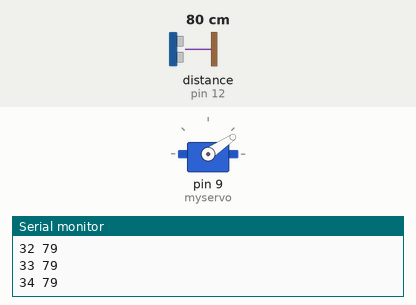
Recording of a sketch running on a simulated Arduino Uno, built with avr-gcc and run on an emulated ATmega328P. On the bench: servo, the last lines printed to the serial monitor. Wiring (inferred from the names in the program): ultrasonic range finder: trigger pin 13; echo pin 12. Inputs (shaded band) come from the test bench; at power-on: distance to the obstacle (sensor on pin 12) 80 cm. The echo pulse lasts 58.3 µs per cm.

Above: at 1.2 s.
1.3 s: distance to the obstacle (sensor on pin 12) set to 4 cm
At 1.8 s:
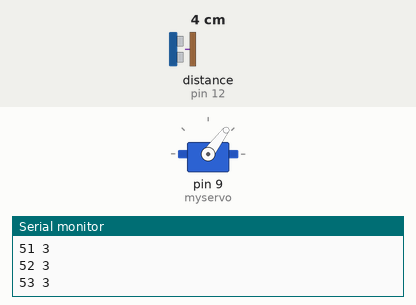
4.3 s: distance to the obstacle (sensor on pin 12) set to 60 cm
At 4.8 s:
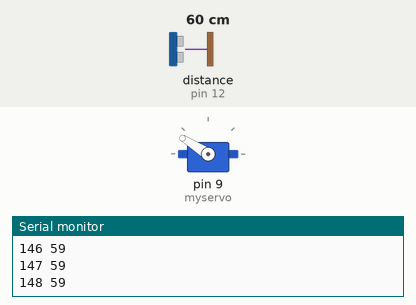
7.3 s: distance to the obstacle (sensor on pin 12) set to 120 cm
At 12.56 s:
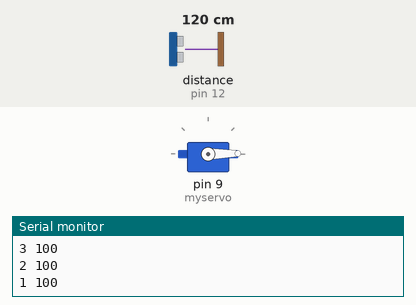
Timing chart, 0 to 19.3 s (numbered marks = the images above; inputs shaded):
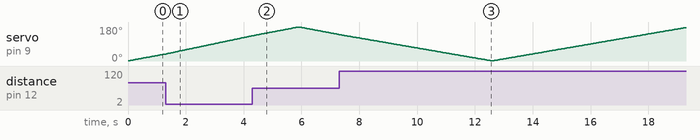

The sketch:

caner.ino
```cpp
#include <Servo.h>
#include <SoftwareSerial.h>

Servo myservo;  // create servo object to control a servo
// twelve servo objects can be created on most boards

int pos = 0;    // variable to store the servo position

#define trigPin 13
#define echoPin 12
#define maxRange 100
#define minRange 0

long getCm()
{
  long duration, distance;
  digitalWrite(trigPin, LOW);  // Added this line
  delayMicroseconds(2); // Added this line
  digitalWrite(trigPin, HIGH);
  delayMicroseconds(10); // Added this line
  digitalWrite(trigPin, LOW);
  duration = pulseIn(echoPin, HIGH);
  distance = (duration/2) / 29.1;
  distance = ( distance > maxRange ) ? maxRange: distance;
  distance = ( distance < minRange ) ? minRange: distance;
  return distance;
}


void setup() {
  pinMode(trigPin, OUTPUT);
  pinMode(echoPin, INPUT);
  myservo.attach(9);  // attaches the servo on pin 9 to the servo object
    // Open serial communications and wait for port to open:
  Serial.begin(9600);
  while (!Serial) {
    ; // wait for serial port to connect. Needed for native USB port only
  }


  //Serial.println("Goodnight moon!");


}

void loop() {
  for (pos = 1; pos <= 180; pos += 1) { // goes from 0 degrees to 180 degrees
    // in steps of 1 degree
    myservo.write(pos);
    Serial.print(pos); Serial.print( " "); Serial.println(getCm());// tell servo to go to position in variable 'pos'
    delay(30);
    // waits 15ms for the servo to reach the position

  }
  for (pos = 180; pos > 0; pos -= 1) { // goes from 180 degrees to 0 degrees
    myservo.write(pos);              // tell servo to go to position in variable 'pos'
    Serial.print(pos); Serial.print( " "); Serial.println(getCm());
    delay(30);                       // waits 15ms for the servo to reach the position

  }


}
```
